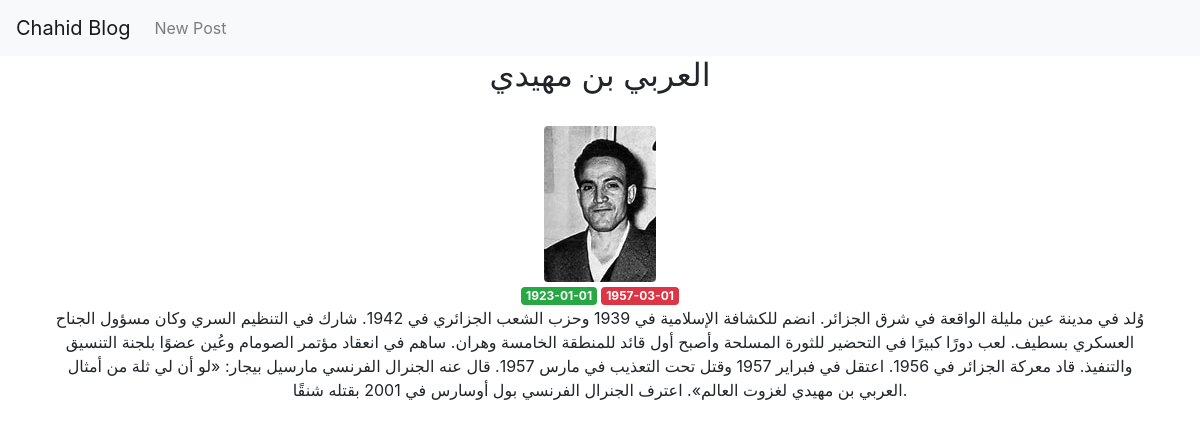
/4, run on the app's committed database.
### tables this page shows
CREATE TABLE posts (
    id INTEGER PRIMARY KEY AUTOINCREMENT,
    created TIMESTAMP NOT NULL DEFAULT CURRENT_TIMESTAMP,
    title TEXT NOT NULL,
    content TEXT NOT NULL,
    birth_date DATE NOT NULL,
    date_of_death TEXT NOT NULL,
    image TEXT NOT NULL
);

### app.py (the view)
@app.route('/<int:post_id>')
def post(post_id):
    post = get_post(post_id)
    return render_template('post.html', post=post)

### app.py (called while the page is built)
def get_db_connection():
    conn = sqlite3.connect('database.db')
    conn.row_factory = sqlite3.Row
    return conn

def get_post(post_id):
    conn = get_db_connection()
    post = conn.execute('SELECT * FROM posts WHERE id = ?',
                        (post_id,)).fetchone()
    conn.close()
    if post is None:
        abort(404)
    return post

### templates/post.html
{% extends 'base.html' %}
{% block content %}
    <div class="text-center">
        <h2>{% block title %} {{ post['title'] }} {% endblock %}</h2> <br>
        <img src={{ post['image']}} class="rounded" alt="..."> <br>
        <span class="badge badge-success">{{ post['birth_date'] }}</span>
        <span class="badge badge-danger">{{ post['date_of_death'] }}</span>
        <p>{{ post['content'] }}</p>
    </div>
    <br>
{% endblock %}

### data on the page
posts: title "العربي بن مهيدي", image (picture), birth_date "1923-01-01", date_of_death "1957-03-01", content "وُلد في مدينة عين مليلة الواقعة في شرق الجزائر. انضم للكشافة الإسلامية في 1939 وحزب الشعب الجزائري في 1942. شارك في التنظيم السري وكان مسؤول الجناح العسكري بسطيف. لعب دورًا كبيرًا في التحضير للثورة المسلحة وأصبح أول قائد للمنطقة الخامسة وهران. ساهم في انعقاد مؤتمر الصومام وعُين عضوًا بلجنة التنسيق والتنفيذ. قاد معركة الجزائر في 1956. اعتقل في فبراير 1957 وقتل تحت التعذيب في مارس 1957. قال عنه الجنرال الفرنسي مارسيل بيجار: «لو أن لي ثلة من أمثال العربي بن مهيدي لغزوت العالم». اعترف الجنرال الفرنسي بول أوسارس في 2001 بقتله شنقًا."
